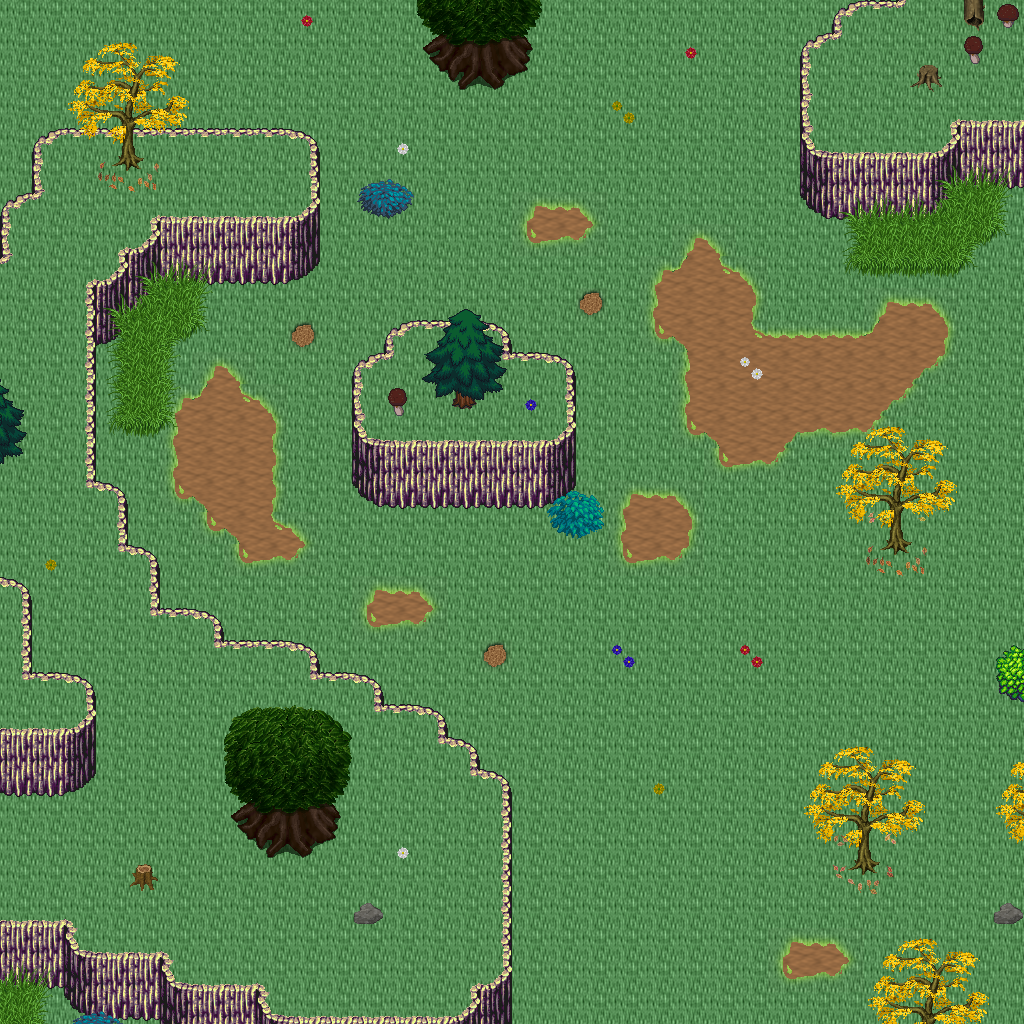

A 2D game scene composited from a Tiled map and its tileset images. What follows is a short description and the map's XML, with each tile layer's data collapsed to a summary:
An orthogonal 32x32 tile map with 32x32 px tiles, 5 tile layers (Ground, Objects, Objects2, Above, ...), 1 hidden layer not drawn, 32 tilesets.

<map version="1.10" tiledversion="1.11.0" orientation="orthogonal" renderorder="right-down" width="32" height="32" tilewidth="32" tileheight="32" infinite="0" nextlayerid="11" nextobjectid="1">
 <tileset firstgid="1" name="logic_collision" tilewidth="32" tileheight="32" tilecount="1" columns="1">
  <image source="../drawable/logic_collision.png" width="32" height="32" />
 </tileset>
 <tileset firstgid="2" name="ground_ridge_earth_pale" tilewidth="32" tileheight="32" tilecount="96" columns="12">
  <image source="../drawable/ground_ridge_earth_pale.png" width="384" height="256" />
 </tileset>
 <tileset firstgid="98" name="ground_ridge_earth_dark" tilewidth="32" tileheight="32" tilecount="96" columns="12">
  <image source="../drawable/ground_ridge_earth_dark.png" width="384" height="256" />
 </tileset>
 <tileset firstgid="194" name="ground_ground" tilewidth="32" tileheight="32" tilecount="33" columns="3">
  <image source="../drawable/ground_ground.png" width="96" height="352" />
 </tileset>
 <tileset firstgid="227" name="terrain_grassland" tilewidth="32" tileheight="32" tilecount="88" columns="8">
  <image source="../drawable/terrain_grassland.png" width="256" height="352" />
 </tileset>
 <tileset firstgid="315" name="ground_grass_edges" tilewidth="32" tileheight="32" tilecount="36" columns="12">
  <image source="../drawable/ground_grass_edges.png" width="384" height="96" />
 </tileset>
 <tileset firstgid="351" name="ground_grass_corners" tilewidth="32" tileheight="32" tilecount="24" columns="6">
  <image source="../drawable/ground_grass_corners.png" width="192" height="128" />
 </tileset>
 <tileset firstgid="375" name="plant_tree_tree_darkgreen" tilewidth="32" tileheight="32" tilecount="88" columns="8">
  <image source="../drawable/plant_tree_tree_darkgreen.png" width="256" height="352" />
 </tileset>
 <tileset firstgid="463" name="plant_tree_fall_trees" tilewidth="32" tileheight="32" tilecount="40" columns="8">
  <image source="../drawable/plant_tree_fall_trees.png" width="256" height="160" />
 </tileset>
 <tileset firstgid="503" name="plant_tree_evergreen" tilewidth="32" tileheight="32" tilecount="36" columns="3">
  <image source="../drawable/plant_tree_evergreen.png" width="96" height="384" />
 </tileset>
 <tileset firstgid="539" name="plant_tree_pine_tree" tilewidth="32" tileheight="32" tilecount="20" columns="4">
  <image source="../drawable/plant_tree_pine_tree.png" width="128" height="160" />
 </tileset>
 <tileset firstgid="559" name="plant_tree_pine_tree_1" tilewidth="32" tileheight="32" tilecount="20" columns="4">
  <image source="../drawable/plant_tree_pine_tree_1.png" width="128" height="160" />
 </tileset>
 <tileset firstgid="579" name="building_decoration_rocks" tilewidth="32" tileheight="32" tilecount="6" columns="3">
  <image source="../drawable/building_decoration_rocks.png" width="96" height="64" />
 </tileset>
 <tileset firstgid="585" name="plant_stump_hollow_logs" tilewidth="32" tileheight="32" tilecount="6" columns="3">
  <image source="../drawable/plant_stump_hollow_logs.png" width="96" height="64" />
 </tileset>
 <tileset firstgid="591" name="plant_stump_small_stump" tilewidth="32" tileheight="32" tilecount="4" columns="2">
  <image source="../drawable/plant_stump_small_stump.png" width="64" height="64" />
 </tileset>
 <tileset firstgid="595" name="plant_flower_daisy_yellow" tilewidth="32" tileheight="32" tilecount="8" columns="2">
  <image source="../drawable/plant_flower_daisy_yellow.png" width="64" height="128" />
 </tileset>
 <tileset firstgid="603" name="plant_flower_daisy_white" tilewidth="32" tileheight="32" tilecount="8" columns="2">
  <image source="../drawable/plant_flower_daisy_white.png" width="64" height="128" />
 </tileset>
 <tileset firstgid="611" name="plant_flower_daisy_red" tilewidth="32" tileheight="32" tilecount="8" columns="2">
  <image source="../drawable/plant_flower_daisy_red.png" width="64" height="128" />
 </tileset>
 <tileset firstgid="619" name="plant_flower_daisy_blue" tilewidth="32" tileheight="32" tilecount="8" columns="2">
  <image source="../drawable/plant_flower_daisy_blue.png" width="64" height="128" />
 </tileset>
 <tileset firstgid="627" name="plant_leaves" tilewidth="32" tileheight="32" tilecount="8" columns="4">
  <image source="../drawable/plant_leaves.png" width="128" height="64" />
 </tileset>
 <tileset firstgid="635" name="plant_brown_mushrooms" tilewidth="32" tileheight="32" tilecount="24" columns="6">
  <image source="../drawable/plant_brown_mushrooms.png" width="192" height="128" />
 </tileset>
 <tileset firstgid="659" name="logic_item_resources" tilewidth="32" tileheight="32" tilecount="6" columns="6">
  <image source="../drawable/logic_item_resources.png" width="192" height="32" />
 </tileset>
 <tileset firstgid="665" name="logic_creature_animal" tilewidth="32" tileheight="32" tilecount="32" columns="8">
  <image source="../drawable/logic_creature_animal.png" width="256" height="128" />
 </tileset>
 <tileset firstgid="697" name="ground_tall_grass" tilewidth="32" tileheight="32" tilecount="15" columns="5">
  <image source="../drawable/ground_tall_grass.png" width="160" height="96" />
 </tileset>
 <tileset firstgid="712" name="logic_creature_reptile" tilewidth="32" tileheight="32" tilecount="7" columns="7">
  <image source="../drawable/logic_creature_reptile.png" width="224" height="32" />
 </tileset>
 <tileset firstgid="719" name="plant_bush_leafy" tilewidth="32" tileheight="32" tilecount="48" columns="8">
  <image source="../drawable/plant_bush_leafy.png" width="256" height="192" />
 </tileset>
 <tileset firstgid="767" name="plant_bushes_and_trees" tilewidth="32" tileheight="32" tilecount="144" columns="16">
  <image source="../drawable/plant_bushes_and_trees.png" width="512" height="289" />
 </tileset>
 <tileset firstgid="911" name="building_thatched_roof_cottage1" tilewidth="32" tileheight="32" tilecount="20" columns="4">
  <image source="../drawable/building_thatched_roof_cottage1.png" width="128" height="160" />
 </tileset>
 <tileset firstgid="931" name="building_thatched_roof_cottage2" tilewidth="32" tileheight="32" tilecount="20" columns="4">
  <image source="../drawable/building_thatched_roof_cottage2.png" width="128" height="160" />
 </tileset>
 <tileset firstgid="951" name="plant_stump_stump_rectangular" tilewidth="32" tileheight="32" tilecount="4" columns="2">
  <image source="../drawable/plant_stump_stump_rectangular.png" width="64" height="64" />
 </tileset>
 <tileset firstgid="955" name="object_well_hoist" tilewidth="32" tileheight="32" tilecount="9" columns="3">
  <image source="../drawable/object_well_hoist.png" width="96" height="96" />
 </tileset>
 <tileset firstgid="964" name="logic_creature_gnome" tilewidth="32" tileheight="32" tilecount="6" columns="6">
  <image source="../drawable/logic_creature_gnome.png" width="192" height="32" />
 </tileset>
 <layer id="1" name="Ground" width="32" height="32">
  <data>[1024 cells, 1024 non-empty, 3 distinct tile ids]</data>
 </layer>
 <layer id="2" name="Objects" width="32" height="32">
  <data>[1024 cells, 274 non-empty, 58 distinct tile ids]</data>
 </layer>
 <layer id="3" name="Objects2" width="32" height="32">
  <data>[1024 cells, 58 non-empty, 21 distinct tile ids]</data>
 </layer>
 <layer id="4" name="Above" width="32" height="32">
  <data>[1024 cells, 106 non-empty, 37 distinct tile ids]</data>
 </layer>
 <layer id="5" name="Above2" width="32" height="32">
  <data>[1024 cells, 31 non-empty, 27 distinct tile ids]</data>
 </layer>
 <layer id="6" name="Walkable" width="32" height="32" visible="0">
  <data>[1024 cells, 331 non-empty, 1 distinct tile ids]</data>
 </layer>
 <objectgroup id="7" name="Mapevents" />
 <objectgroup id="8" name="Spawn" />
 <objectgroup id="9" name="Keys" />
 <objectgroup id="10" name="Replace" />
</map>
